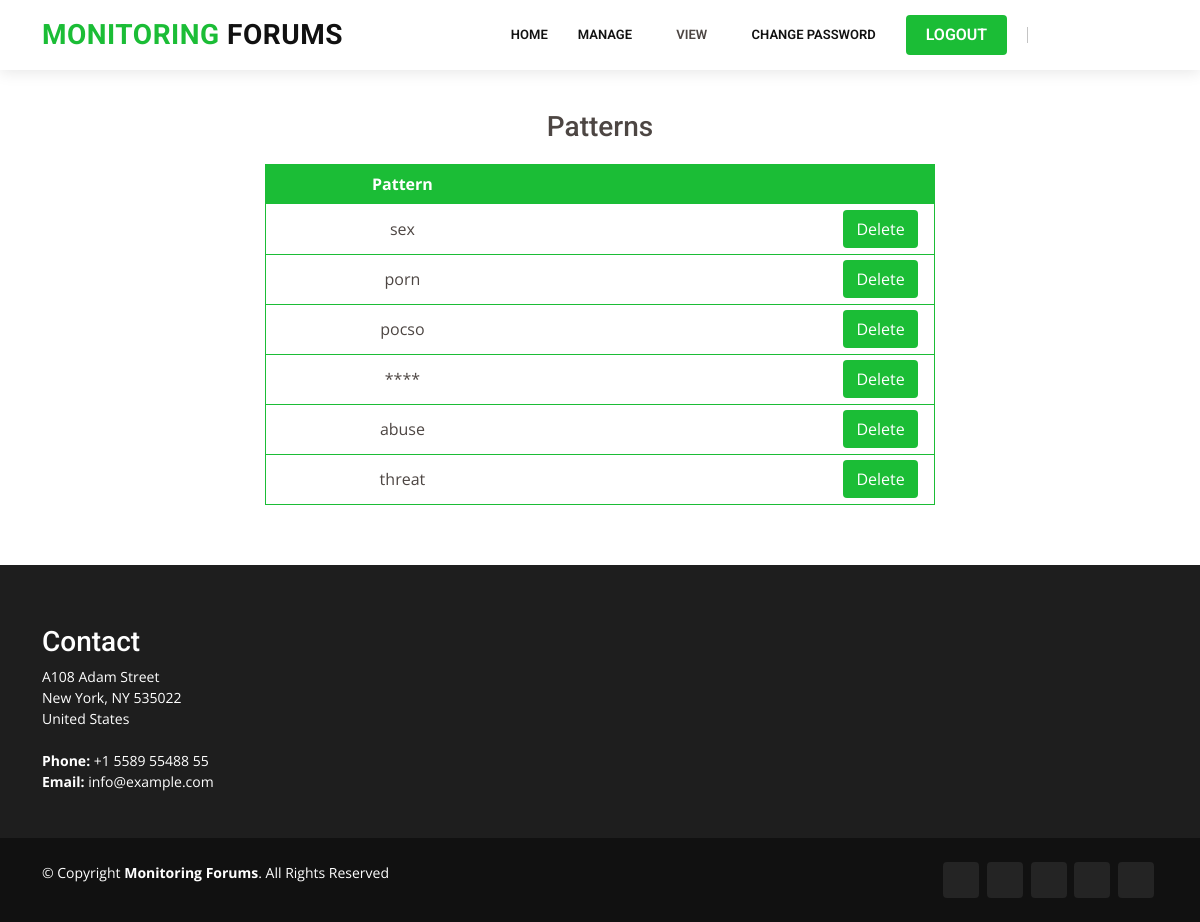
The page /viewpattern/ (signed in) on the database its author committed.
### SiteAdmin/models.py (models this page shows)
class pattern(models.Model):
    patternname=models.CharField(max_length=20)

### SiteAdmin/views.py (the view)
# urls.py: url(r'^viewpattern/', siteadmin_view.viewpattern, name='viewpattern'),
@never_cache
def viewpattern(request):
    if 'id' not in request.session:
        return redirect('index')
    ob=pattern.objects.all()
    return render(request,"admin/viewpatterns.html",{'data':ob})

### Templates/admin/viewpatterns.html
{% extends 'admin/base.html' %}
{% block content %}
<section style="margin-top:50px;min-height: 500px;">
    <div class="container">
        <div class="text-center"><h3>Patterns</h3></div>
        <div class="row" style="margin:0 auto;width:60%;margin-top:20px;">
            {% if data %}
                <table style="border:1px solid #1bbd36">
                    <thead style="color: white;background: #1bbd36;text-align: center;height: 40px;">
                        <tr>
                            <th>Pattern</th>
                            <th></th>
                        </tr>
                    </thead>
                    <tbody style="text-align: center;">
                        {% for v in data %}
                        <tr style="border-bottom:1px solid #1bbd36;height:50px">
                            <td>{{v.patternname}}</td>
                            <td class="text-end pe-3">
                                <a href="{% url 'deletepattern' v.id %}" class="btn" style="background: #1bbd36;color: white;">Delete</a>
                            </td>
                        </tr>
                        {% endfor %}
                    </tbody>
                </table>
            {% else %}
                <div class="text-center">List is empty</div>
            {% endif %}
        </div>
    </div>
</section>
{% endblock %}

### static/Company/assets/css/style.css (style rules this page uses)
body { font-family: "Open Sans", sans-serif; color: #4d4643; }
a { color: #1bbd36; text-decoration: none; }
h1, h2, h3, h4, h5, h6 { font-family: "Roboto", sans-serif; }
section { padding: 60px 0; overflow: hidden; }

### rows shown on the page
pattern: patternname "sex"
pattern: patternname "porn"
pattern: patternname "pocso"
pattern: patternname "****"
pattern: patternname "abuse"
pattern: patternname "threat"
